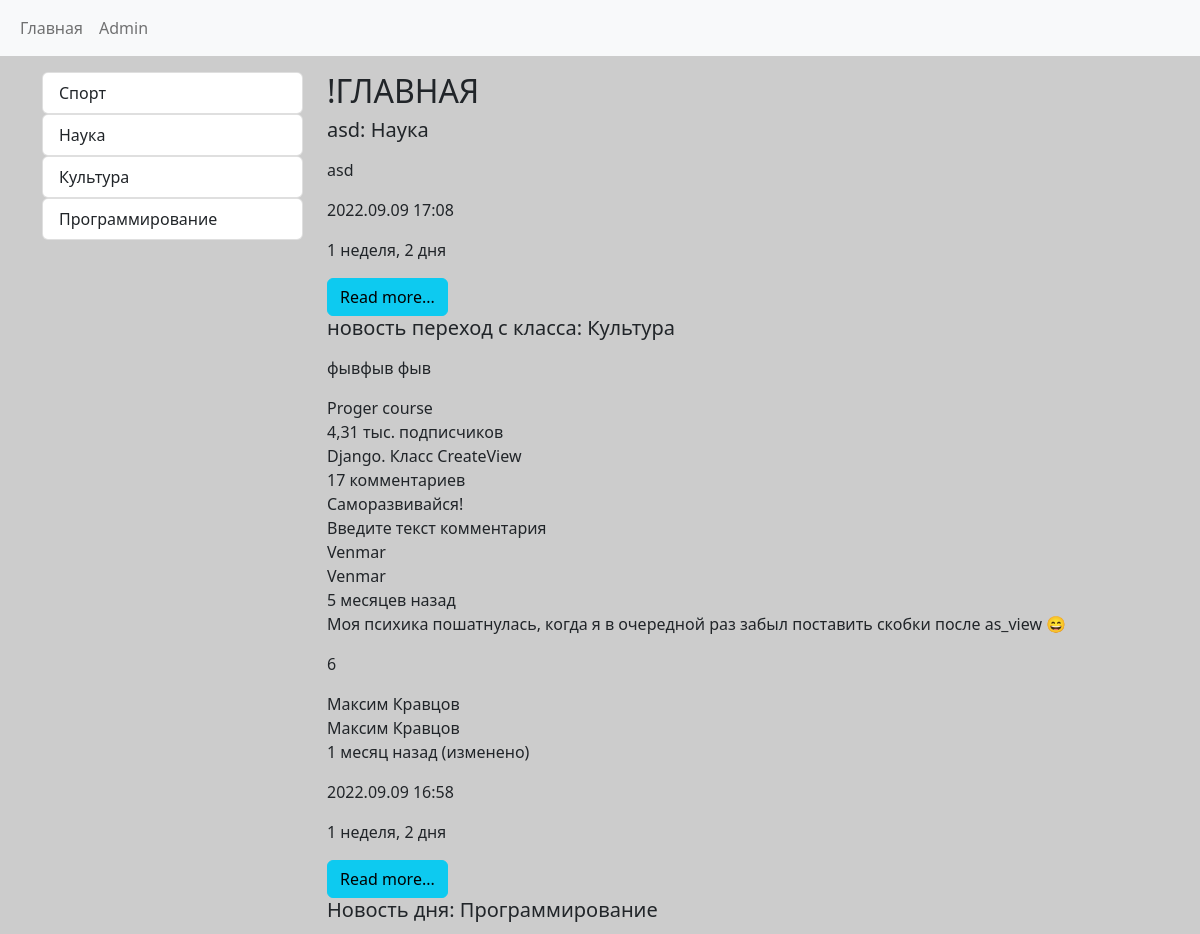
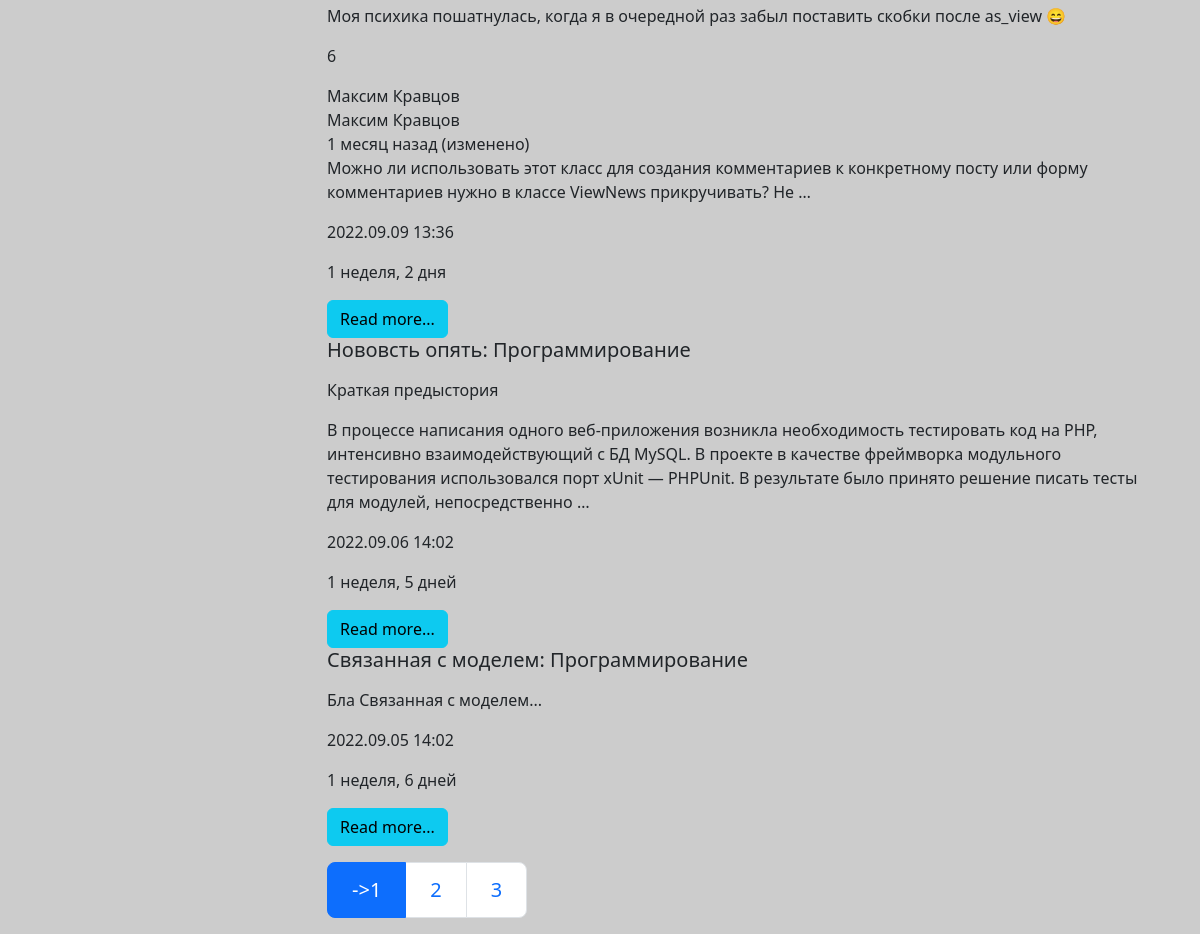
The page / on the database its author committed (2 pictures, top to bottom).
### news_act/models.py (models this page shows, shortened)
class Category(models.Model):
    title = models.CharField(max_length=50, verbose_name='Категория')
    def get_absolute_url(self):
        return reverse(viewname='category', kwargs={'category_id': self.pk})
    class Meta:
        verbose_name = 'Категория'
        verbose_name_plural = 'Категории'
        ordering = ['title']

class News(models.Model):
    title = models.CharField(max_length=150, verbose_name='Наименование')
    content = models.TextField(blank=True, verbose_name='Контент')
    created_at = models.DateTimeField(auto_now_add=True, verbose_name='Дата создания')
    updated_at = models.DateTimeField(auto_now=True, verbose_name='Обновлен')
    photo = models.ImageField(upload_to='photos/%Y/%m/%d', blank=True)
    is_pub = models.BooleanField(default=True, verbose_name='Опубликирована')
    category = models.ForeignKey('Category', on_delete=models.PROTECT, null=True, verbose_name='Категория',
                                 related_name='get_news')
    views_count = models.IntegerField(default=0)
    def get_absolute_url(self):
        return reverse(viewname='view_news', kwargs={'pk': self.pk})
    class Meta:
        verbose_name = 'Новость'
        verbose_name_plural = 'Новости'
        ordering = ['-created_at']

### news_act/views.py (the view)
# urls.py: path('', HomeNews.as_view(), name='home'),
class HomeNews(MyMixin, ListView):
    model = News
    template_name = 'news_act/home_news.html'
    context_object_name = 'news'
    paginate_by = 5
    def get_context_data(self, *, object_list=None, **kwargs):
        context = super().get_context_data(**kwargs)
        context['title_page'] = self.get_upper('Главные новости')
        return context
    def get_queryset(self):
        return News.objects.filter(is_pub=True).select_related('category')

### news_act/templatetags/news_tags.py (called while the page is built)
@register.inclusion_tag(filename='news_act/list_categories.html')
def show_categories():
    categories = Category.objects.annotate(cnt=Count('get_news')).filter(cnt__gt=0)
    context = {
        'categories': categories
    }
    return context

### news_act/utils.py (called while the page is built)
    def get_upper(self, s: str) -> str:
        self.mixin_prop = s
        return s.upper()

### news_act/Templates/news_act/home_news.html
{% extends 'base.html' %}
{% block SIDEBAR %}
        {% include 'inc/_sidebar.html' %}
{% endblock %}
{% block CONTENT %}
<div class="media-body">
    <h2 class="md-6">!ГЛАВНАЯ</h2>
    {% for item in news %}
        <h5 class="card-title">{{item.title}}: {{item.category.title}}</h5>
        <p class="card-text">{{item.content|linebreaks|truncatewords:40}}</p>
        <p class="card-footer">{{item.created_at| date:"Y.m.d H:i"}}</p>
        <p class="card-footer">{{item.created_at|timesince}}</p>
        <a href="{{ item.get_absolute_url }}" type="button" class="btn btn-info">Read more...</a>
    {% endfor %}
</div>
{% endblock %}

### templates/base.html (shortened to what this page needs)
{% load static %}
<!DOCTYPE html>
<html lang="ru">
<head>
    <link href="{% static 'bootstrap/css/bootstrap.min.css'%}" rel="stylesheet">
    <link href="{% static 'css/style.css'%}" rel="stylesheet">
</head>
<body>
{% include 'inc/_nav.html'%}
<div class="container text-right mt-3">
  <div class="row">
      <div class="col-3">
          {% block SIDEBAR %} СПИСОК {% endblock %}
      </div>
      <div class="col-9">
          {% block CONTENT %} КОНТЕНТ {% endblock %}
          {% if page_obj.has_other_pages %}
            <nav aria-label="...">
              <ul class="pagination pagination-lg mt-3">
                  {% for p in page_obj.paginator.page_range %}
                    {% if page_obj.number == p %}
                    <li class="page-item active" aria-current="page">
                      <span class="page-link">-><span class="sr-only">{{p}}</span></span>
                    </li>
                    {% else %}
                        <li class="page-item"><a class="page-link" href="?page={{p}}">{{p}}</a></li>
                    {% endif %}
                  {% endfor %}
              </ul>
            </nav>
          {% endif %}
      </div>
  </div>
</div>
</body>
</html>

### templates/inc/_nav.html (shortened to what this page needs)
<nav class="navbar navbar-expand-lg bg-light">
  <div class="container-fluid">
      <ul class="navbar-nav">
          <li class="nav-item"><a class="nav-link" href="{% url 'home' %}"> Главная </a></li>
          <li class="nav-item"><a class="nav-link" href="http://127.0.0.1:8000/admin"> Admin </a></li>
      </ul>
    </div>
</nav>

### templates/inc/_sidebar.html
{% load  news_tags %}
{% show_categories %}

### news_act/Templates/news_act/list_categories.html
{% for cat in categories %}
    <div class="list-group">
        <a href="{{ cat.get_absolute_url }}" type="button" class="list-group-item list-group-item-action">{{cat.title}}</a>
    </div>
{% endfor %}

### my_site/static/css/style.css (style rules this page uses)
body { background-color: #ccc; }

### rows shown on the page
Category: title "Спорт"
Category: title "Наука"
Category: title "Культура"
Category: title "Программирование"
News: title "asd", category "Наука", content "asd", created_at "2022.09.09 17:08", created_at "1 неделя, 2 дня"
News: title "новость переход с класса", category "Культура", content "фывфыв фыв Proger course 4,31 тыс. подписчиков Django. Класс CreateView 17 комментариев Саморазвивайся! Введите текст комментария Venmar Venmar 5 месяцев назад Моя психика пошатнулась, когда я в очередной раз забыл поставить скобки после as_view 😄 6 Максим Кравцов Максим Кравцов 1 месяц назад (изменено)", created_at "2022.09.09 16:58", created_at "1 неделя, 2 дня"
News: title "Новость дня", category "Программирование", content "Моя психика пошатнулась, когда я в очередной раз забыл поставить скобки после as_view 😄 6 Максим Кравцов Максим Кравцов 1 месяц назад (изменено) Можно ли использовать этот класс для создания комментариев к конкретному посту или форму комментариев нужно в классе ViewNews прикручивать? Не …", created_at "2022.09.09 13:36", created_at "1 неделя, 2 дня"
News: title "Нововсть опять", category "Программирование", content "Краткая предыстория В процессе написания одного веб-приложения возникла необходимость тестировать код на PHP, интенсивно взаимодействующий с БД MySQL. В проекте в качестве фреймворка модульного тестирования использовался порт xUnit — PHPUnit. В результате было принято решение писать тесты для модулей, непосредственно …", created_at "2022.09.06 14:02", created_at "1 неделя, 5 дней"
News: title "Связанная с моделем", category "Программирование", content "Бла Связанная с моделем...", created_at "2022.09.05 14:02", created_at "1 неделя, 6 дней"

### other values the page prints
{{ p }} "1"
{{ p }} "2" "3"
